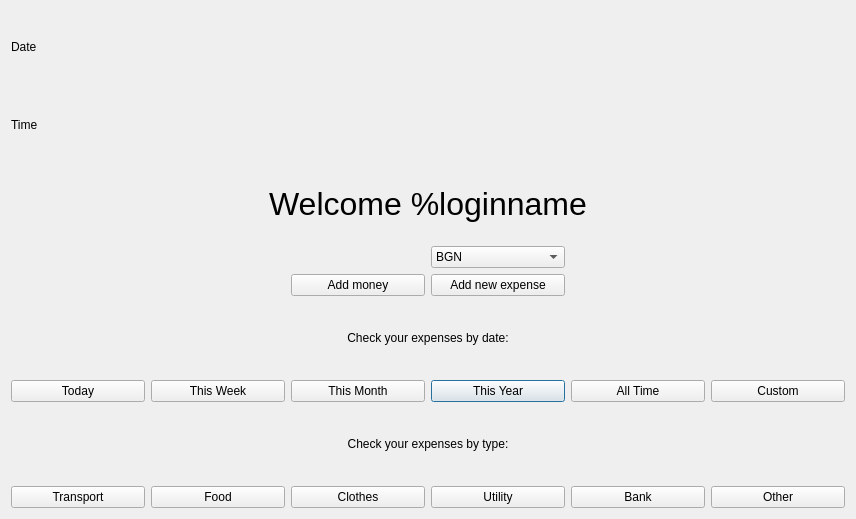
<?xml version="1.0" encoding="UTF-8"?>
<ui version="4.0">
 <class>ep_welcome</class>
 <widget class="QDialog" name="ep_welcome">
  <property name="geometry">
   <rect>
    <x>0</x>
    <y>0</y>
    <width>856</width>
    <height>519</height>
   </rect>
  </property>
  <property name="contextMenuPolicy">
   <enum>Qt::PreventContextMenu</enum>
  </property>
  <property name="windowTitle">
   <string>Expense Manager</string>
  </property>
  <property name="windowIcon">
   <iconset resource="resources.qrc">
    <normaloff>:/new/icon/images/ep_icon.ico</normaloff>:/new/icon/images/ep_icon.ico</iconset>
  </property>
  <layout class="QGridLayout" name="gridLayout">
   <item row="9" column="2" colspan="2">
    <widget class="QLabel" name="label_4">
     <property name="text">
      <string>Check your expenses by type:</string>
     </property>
     <property name="alignment">
      <set>Qt::AlignCenter</set>
     </property>
    </widget>
   </item>
   <item row="8" column="3">
    <widget class="QPushButton" name="pushButtonYear">
     <property name="text">
      <string>This Year</string>
     </property>
    </widget>
   </item>
   <item row="10" column="3">
    <widget class="QPushButton" name="pushButtonUtility">
     <property name="text">
      <string>Utility</string>
     </property>
    </widget>
   </item>
   <item row="8" column="5">
    <widget class="QPushButton" name="pushButtonCustom">
     <property name="text">
      <string>Custom</string>
     </property>
    </widget>
   </item>
   <item row="8" column="1">
    <widget class="QPushButton" name="pushButtonWeek">
     <property name="text">
      <string>This Week</string>
     </property>
    </widget>
   </item>
   <item row="8" column="4">
    <widget class="QPushButton" name="pushButtonAllTime">
     <property name="text">
      <string>All Time</string>
     </property>
    </widget>
   </item>
   <item row="7" column="2" colspan="2">
    <widget class="QLabel" name="label_3">
     <property name="text">
      <string>Check your expenses by date:</string>
     </property>
     <property name="alignment">
      <set>Qt::AlignCenter</set>
     </property>
    </widget>
   </item>
   <item row="6" column="3">
    <widget class="QPushButton" name="pushButtonNewExpense">
     <property name="text">
      <string>Add new expense</string>
     </property>
    </widget>
   </item>
   <item row="10" column="1">
    <widget class="QPushButton" name="pushButtonFood">
     <property name="text">
      <string>Food</string>
     </property>
    </widget>
   </item>
   <item row="10" column="5">
    <widget class="QPushButton" name="pushButtonOther">
     <property name="text">
      <string>Other</string>
     </property>
    </widget>
   </item>
   <item row="8" column="2">
    <widget class="QPushButton" name="pushButtonMonth">
     <property name="text">
      <string>This Month</string>
     </property>
    </widget>
   </item>
   <item row="10" column="0">
    <widget class="QPushButton" name="pushButtonTransport">
     <property name="text">
      <string>Transport</string>
     </property>
    </widget>
   </item>
   <item row="10" column="2">
    <widget class="QPushButton" name="pushButtonClothes">
     <property name="text">
      <string>Clothes</string>
     </property>
    </widget>
   </item>
   <item row="10" column="4">
    <widget class="QPushButton" name="pushButtonBank">
     <property name="text">
      <string>Bank</string>
     </property>
    </widget>
   </item>
   <item row="6" column="2">
    <widget class="QPushButton" name="pushButtonAddMoney">
     <property name="text">
      <string>Add money</string>
     </property>
    </widget>
   </item>
   <item row="0" column="0">
    <widget class="QLabel" name="labelDate">
     <property name="text">
      <string>Date</string>
     </property>
    </widget>
   </item>
   <item row="8" column="0">
    <widget class="QPushButton" name="pushButtonToday">
     <property name="text">
      <string>Today</string>
     </property>
    </widget>
   </item>
   <item row="2" column="1" colspan="4">
    <widget class="QLabel" name="labelWelcome">
     <property name="font">
      <font>
       <pointsize>24</pointsize>
      </font>
     </property>
     <property name="frameShape">
      <enum>QFrame::NoFrame</enum>
     </property>
     <property name="frameShadow">
      <enum>QFrame::Plain</enum>
     </property>
     <property name="text">
      <string>Welcome %loginname</string>
     </property>
     <property name="alignment">
      <set>Qt::AlignCenter</set>
     </property>
    </widget>
   </item>
   <item row="1" column="0">
    <widget class="QLabel" name="labelTime">
     <property name="text">
      <string>Time</string>
     </property>
    </widget>
   </item>
   <item row="3" column="3">
    <widget class="QComboBox" name="comboBox">
     <item>
      <property name="text">
       <string>BGN</string>
      </property>
     </item>
     <item>
      <property name="text">
       <string>EUR</string>
      </property>
     </item>
     <item>
      <property name="text">
       <string>USD</string>
      </property>
     </item>
     <item>
      <property name="text">
       <string>GBP</string>
      </property>
     </item>
     <item>
      <property name="text">
       <string>JPY</string>
      </property>
     </item>
    </widget>
   </item>
   <item row="3" column="1" colspan="2">
    <widget class="QLabel" name="labelBalance">
     <property name="font">
      <font>
       <pointsize>12</pointsize>
      </font>
     </property>
     <property name="text">
      <string/>
     </property>
     <property name="textFormat">
      <enum>Qt::PlainText</enum>
     </property>
     <property name="alignment">
      <set>Qt::AlignCenter</set>
     </property>
    </widget>
   </item>
  </layout>
 </widget>
 <resources>
  <include location="resources.qrc"/>
 </resources>
 <connections/>
</ui>
